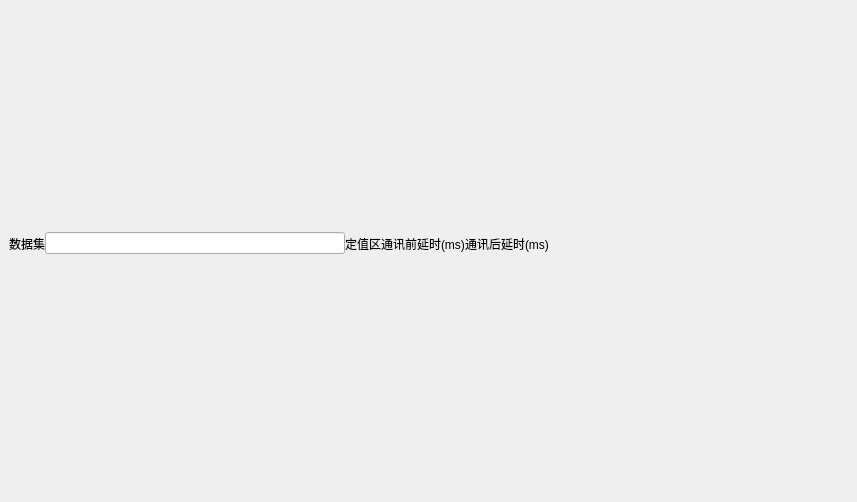
<?xml version="1.0" encoding="UTF-8"?>
<ui version="4.0">
 <class>QSttCommCmdWzd_DsWriteWidget</class>
 <widget class="QDialog" name="QSttCommCmdWzd_DsWriteWidget">
  <property name="geometry">
   <rect>
    <x>0</x>
    <y>0</y>
    <width>857</width>
    <height>502</height>
   </rect>
  </property>
  <property name="windowTitle">
   <string/>
  </property>
  <layout class="QVBoxLayout" name="verticalLayout_2">
   <property name="spacing">
    <number>0</number>
   </property>
   <property name="margin">
    <number>0</number>
   </property>
   <item>
    <layout class="QVBoxLayout" name="verticalLayout">
     <property name="leftMargin">
      <number>0</number>
     </property>
     <property name="bottomMargin">
      <number>0</number>
     </property>
     <item>
      <layout class="QHBoxLayout" name="horizontalLayout_Ds">
       <property name="leftMargin">
        <number>9</number>
       </property>
       <property name="rightMargin">
        <number>9</number>
       </property>
       <item>
        <widget class="QLabel" name="label_DS">
         <property name="text">
          <string>数据集</string>
         </property>
        </widget>
       </item>
       <item>
        <widget class="QLineEdit" name="lineEdit_DS"/>
       </item>
       <item>
        <widget class="QLabel" name="label_SettingZone">
         <property name="text">
          <string>定值区</string>
         </property>
        </widget>
       </item>
       <item>
        <widget class="QLabel" name="m_txtDelayBft">
         <property name="text">
          <string>通讯前延时(ms)</string>
         </property>
        </widget>
       </item>
       <item>
        <widget class="QLabel" name="m_txtDelayAft">
         <property name="text">
          <string>通讯后延时(ms)</string>
         </property>
        </widget>
       </item>
       <item>
        <spacer name="horizontalSpacer">
         <property name="orientation">
          <enum>Qt::Horizontal</enum>
         </property>
         <property name="sizeHint" stdset="0">
          <size>
           <width>40</width>
           <height>20</height>
          </size>
         </property>
        </spacer>
       </item>
      </layout>
     </item>
     <item>
      <layout class="QHBoxLayout" name="horizontalLayout_Data" stretch="8">
       <property name="spacing">
        <number>5</number>
       </property>
       <property name="leftMargin">
        <number>0</number>
       </property>
       <property name="topMargin">
        <number>15</number>
       </property>
       <property name="rightMargin">
        <number>0</number>
       </property>
       <property name="bottomMargin">
        <number>0</number>
       </property>
       <item>
        <layout class="QHBoxLayout" name="horizontalLayout_DES"/>
       </item>
      </layout>
     </item>
    </layout>
   </item>
  </layout>
 </widget>
 <resources/>
 <connections/>
</ui>
